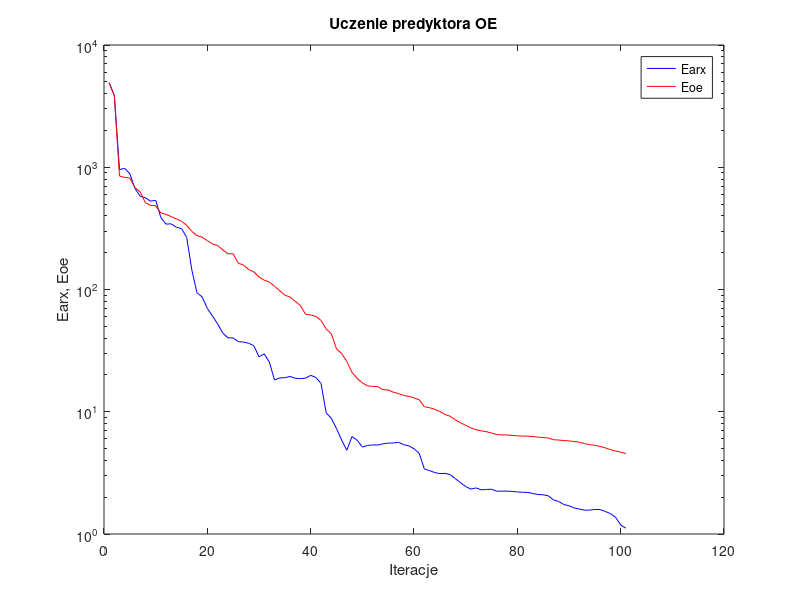
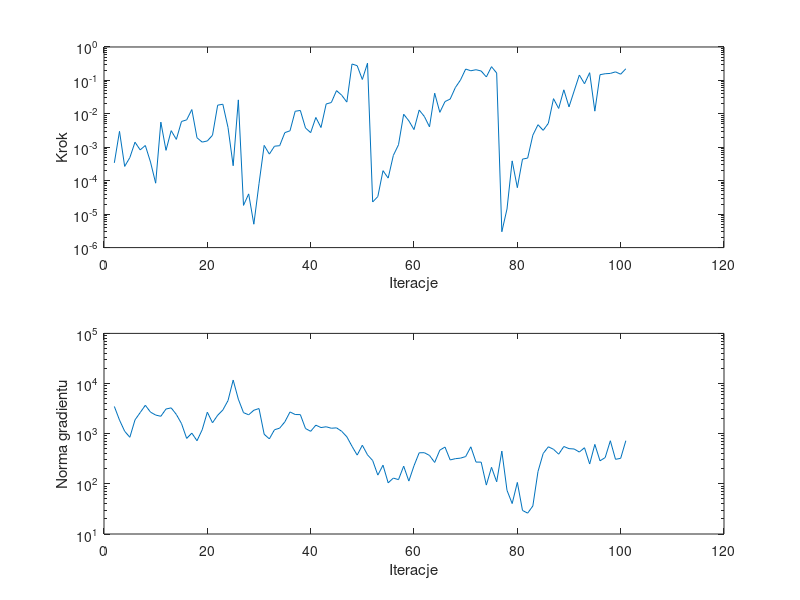

The MATLAB script that drew these images, in order:
%uczenie predyktora oe
clear all;
n=0; farx(n+1)=4.926781e+003; foe(n+1)=4.893228e+003; wspucz(n+1)=0.000000e+000; ng(n+1)=0.000000e+000;
%odnowa zmiennej metryki
n=1; farx(n+1)=3.852510e+003; foe(n+1)=3.847056e+003; krok(n+1)=3.423805e-004; ng(n+1)=3.492247e+003;
n=2; farx(n+1)=9.578688e+002; foe(n+1)=8.487838e+002; krok(n+1)=2.999882e-003; ng(n+1)=1.869161e+003;
n=3; farx(n+1)=9.796008e+002; foe(n+1)=8.256961e+002; krok(n+1)=2.681146e-004; ng(n+1)=1.119594e+003;
n=4; farx(n+1)=8.848651e+002; foe(n+1)=8.148881e+002; krok(n+1)=4.912716e-004; ng(n+1)=8.485172e+002;
n=5; farx(n+1)=6.702007e+002; foe(n+1)=6.824355e+002; krok(n+1)=1.420248e-003; ng(n+1)=1.885589e+003;
n=6; farx(n+1)=5.798197e+002; foe(n+1)=6.274495e+002; krok(n+1)=8.374265e-004; ng(n+1)=2.633199e+003;
n=7; farx(n+1)=5.635590e+002; foe(n+1)=5.138062e+002; krok(n+1)=1.130654e-003; ng(n+1)=3.689591e+003;
n=8; farx(n+1)=5.277879e+002; foe(n+1)=4.873884e+002; krok(n+1)=3.620082e-004; ng(n+1)=2.691391e+003;
n=9; farx(n+1)=5.365571e+002; foe(n+1)=4.843120e+002; krok(n+1)=8.440914e-005; ng(n+1)=2.353616e+003;
n=10; farx(n+1)=3.885260e+002; foe(n+1)=4.235853e+002; krok(n+1)=5.654998e-003; ng(n+1)=2.223741e+003;
n=11; farx(n+1)=3.426534e+002; foe(n+1)=4.112250e+002; krok(n+1)=8.106441e-004; ng(n+1)=3.106294e+003;
n=12; farx(n+1)=3.445625e+002; foe(n+1)=3.952689e+002; krok(n+1)=3.146871e-003; ng(n+1)=3.273172e+003;
n=13; farx(n+1)=3.230938e+002; foe(n+1)=3.781741e+002; krok(n+1)=1.723278e-003; ng(n+1)=2.420886e+003;
n=14; farx(n+1)=3.150270e+002; foe(n+1)=3.615469e+002; krok(n+1)=5.915258e-003; ng(n+1)=1.592505e+003;
n=15; farx(n+1)=2.675405e+002; foe(n+1)=3.351346e+002; krok(n+1)=6.607631e-003; ng(n+1)=8.050021e+002;
n=16; farx(n+1)=1.442191e+002; foe(n+1)=2.989159e+002; krok(n+1)=1.345640e-002; ng(n+1)=1.026658e+003;
n=17; farx(n+1)=9.397759e+001; foe(n+1)=2.757129e+002; krok(n+1)=1.925691e-003; ng(n+1)=7.235276e+002;
n=18; farx(n+1)=8.691432e+001; foe(n+1)=2.680371e+002; krok(n+1)=1.427772e-003; ng(n+1)=1.194901e+003;
n=19; farx(n+1)=6.995382e+001; foe(n+1)=2.506066e+002; krok(n+1)=1.548092e-003; ng(n+1)=2.684761e+003;
n=20; farx(n+1)=6.063753e+001; foe(n+1)=2.359662e+002; krok(n+1)=2.293321e-003; ng(n+1)=1.651494e+003;
n=21; farx(n+1)=5.223408e+001; foe(n+1)=2.289181e+002; krok(n+1)=1.818608e-002; ng(n+1)=2.332811e+003;
n=22; farx(n+1)=4.393611e+001; foe(n+1)=2.106351e+002; krok(n+1)=1.940797e-002; ng(n+1)=2.969529e+003;
n=23; farx(n+1)=4.024043e+001; foe(n+1)=1.960828e+002; krok(n+1)=3.928808e-003; ng(n+1)=4.569139e+003;
n=24; farx(n+1)=4.015986e+001; foe(n+1)=1.958201e+002; krok(n+1)=2.808967e-004; ng(n+1)=1.173836e+004;
n=25; farx(n+1)=3.744067e+001; foe(n+1)=1.637180e+002; krok(n+1)=2.617232e-002; ng(n+1)=4.878912e+003;
%odnowa zmiennej metryki
n=26; farx(n+1)=3.716273e+001; foe(n+1)=1.587798e+002; krok(n+1)=1.829642e-005; ng(n+1)=2.628113e+003;
n=27; farx(n+1)=3.635099e+001; foe(n+1)=1.454688e+002; krok(n+1)=4.037383e-005; ng(n+1)=2.381805e+003;
n=28; farx(n+1)=3.468159e+001; foe(n+1)=1.396336e+002; krok(n+1)=5.005977e-006; ng(n+1)=2.935095e+003;
n=29; farx(n+1)=2.812864e+001; foe(n+1)=1.265864e+002; krok(n+1)=8.147519e-005; ng(n+1)=3.175554e+003;
n=30; farx(n+1)=2.974926e+001; foe(n+1)=1.193058e+002; krok(n+1)=1.141051e-003; ng(n+1)=9.750489e+002;
n=31; farx(n+1)=2.550380e+001; foe(n+1)=1.149034e+002; krok(n+1)=6.250570e-004; ng(n+1)=7.883205e+002;
n=32; farx(n+1)=1.818131e+001; foe(n+1)=1.064481e+002; krok(n+1)=1.078226e-003; ng(n+1)=1.199802e+003;
n=33; farx(n+1)=1.890641e+001; foe(n+1)=9.779777e+001; krok(n+1)=1.116025e-003; ng(n+1)=1.290027e+003;
n=34; farx(n+1)=1.900232e+001; foe(n+1)=8.989424e+001; krok(n+1)=2.742688e-003; ng(n+1)=1.722603e+003;
n=35; farx(n+1)=1.943531e+001; foe(n+1)=8.677108e+001; krok(n+1)=3.113587e-003; ng(n+1)=2.712962e+003;
n=36; farx(n+1)=1.878993e+001; foe(n+1)=8.006614e+001; krok(n+1)=1.193571e-002; ng(n+1)=2.413733e+003;
n=37; farx(n+1)=1.866508e+001; foe(n+1)=7.408036e+001; krok(n+1)=1.264842e-002; ng(n+1)=2.400006e+003;
n=38; farx(n+1)=1.881625e+001; foe(n+1)=6.284957e+001; krok(n+1)=3.779257e-003; ng(n+1)=1.268307e+003;
n=39; farx(n+1)=1.986495e+001; foe(n+1)=6.189319e+001; krok(n+1)=2.742688e-003; ng(n+1)=1.115784e+003;
n=40; farx(n+1)=1.906252e+001; foe(n+1)=6.027739e+001; krok(n+1)=7.805422e-003; ng(n+1)=1.479776e+003;
n=41; farx(n+1)=1.707226e+001; foe(n+1)=5.588335e+001; krok(n+1)=3.899772e-003; ng(n+1)=1.325362e+003;
n=42; farx(n+1)=9.805289e+000; foe(n+1)=4.756135e+001; krok(n+1)=1.973299e-002; ng(n+1)=1.374599e+003;
n=43; farx(n+1)=8.837910e+000; foe(n+1)=4.335593e+001; krok(n+1)=2.183177e-002; ng(n+1)=1.285007e+003;
n=44; farx(n+1)=7.285865e+000; foe(n+1)=3.272515e+001; krok(n+1)=4.953895e-002; ng(n+1)=1.308422e+003;
n=45; farx(n+1)=5.866030e+000; foe(n+1)=2.992609e+001; krok(n+1)=3.616714e-002; ng(n+1)=1.117403e+003;
n=46; farx(n+1)=4.841149e+000; foe(n+1)=2.574450e+001; krok(n+1)=2.251094e-002; ng(n+1)=8.686097e+002;
n=47; farx(n+1)=6.266889e+000; foe(n+1)=2.101168e+001; krok(n+1)=3.098659e-001; ng(n+1)=5.607905e+002;
n=48; farx(n+1)=5.848161e+000; foe(n+1)=1.872457e+001; krok(n+1)=2.760258e-001; ng(n+1)=3.742490e+002;
n=49; farx(n+1)=5.148044e+000; foe(n+1)=1.723432e+001; krok(n+1)=1.067078e-001; ng(n+1)=5.889362e+002;
n=50; farx(n+1)=5.298997e+000; foe(n+1)=1.627012e+001; krok(n+1)=3.282103e-001; ng(n+1)=3.790499e+002;
%odnowa zmiennej metryki
n=51; farx(n+1)=5.350735e+000; foe(n+1)=1.612686e+001; krok(n+1)=2.307378e-005; ng(n+1)=2.917193e+002;
n=52; farx(n+1)=5.347871e+000; foe(n+1)=1.607096e+001; krok(n+1)=3.369455e-005; ng(n+1)=1.493892e+002;
n=53; farx(n+1)=5.465124e+000; foe(n+1)=1.515305e+001; krok(n+1)=2.000284e-004; ng(n+1)=2.357127e+002;
n=54; farx(n+1)=5.540778e+000; foe(n+1)=1.505760e+001; krok(n+1)=1.197023e-004; ng(n+1)=1.048022e+002;
n=55; farx(n+1)=5.551602e+000; foe(n+1)=1.445851e+001; krok(n+1)=5.704577e-004; ng(n+1)=1.303268e+002;
n=56; farx(n+1)=5.626260e+000; foe(n+1)=1.410147e+001; krok(n+1)=1.191878e-003; ng(n+1)=1.213511e+002;
n=57; farx(n+1)=5.377021e+000; foe(n+1)=1.360111e+001; krok(n+1)=9.752865e-003; ng(n+1)=2.256047e+002;
n=58; farx(n+1)=5.256248e+000; foe(n+1)=1.335273e+001; krok(n+1)=6.192369e-003; ng(n+1)=1.135774e+002;
n=59; farx(n+1)=4.980264e+000; foe(n+1)=1.299488e+001; krok(n+1)=3.386820e-003; ng(n+1)=2.295974e+002;
n=60; farx(n+1)=4.576341e+000; foe(n+1)=1.252479e+001; krok(n+1)=1.299379e-002; ng(n+1)=4.161686e+002;
n=61; farx(n+1)=3.405530e+000; foe(n+1)=1.100526e+001; krok(n+1)=8.378898e-003; ng(n+1)=4.180477e+002;
n=62; farx(n+1)=3.300023e+000; foe(n+1)=1.079604e+001; krok(n+1)=4.083230e-003; ng(n+1)=3.684943e+002;
n=63; farx(n+1)=3.183615e+000; foe(n+1)=1.048359e+001; krok(n+1)=4.149438e-002; ng(n+1)=2.671140e+002;
n=64; farx(n+1)=3.120745e+000; foe(n+1)=1.005075e+001; krok(n+1)=1.109636e-002; ng(n+1)=4.703020e+002;
n=65; farx(n+1)=3.132782e+000; foe(n+1)=9.502414e+000; krok(n+1)=2.331822e-002; ng(n+1)=5.411471e+002;
n=66; farx(n+1)=3.059508e+000; foe(n+1)=9.190908e+000; krok(n+1)=2.768235e-002; ng(n+1)=2.997777e+002;
n=67; farx(n+1)=2.831736e+000; foe(n+1)=8.581355e+000; krok(n+1)=6.101994e-002; ng(n+1)=3.176033e+002;
n=68; farx(n+1)=2.634682e+000; foe(n+1)=8.129154e+000; krok(n+1)=1.032026e-001; ng(n+1)=3.256914e+002;
n=69; farx(n+1)=2.444262e+000; foe(n+1)=7.748100e+000; krok(n+1)=2.186494e-001; ng(n+1)=3.499190e+002;
n=70; farx(n+1)=2.330135e+000; foe(n+1)=7.384749e+000; krok(n+1)=1.943277e-001; ng(n+1)=5.475706e+002;
n=71; farx(n+1)=2.382708e+000; foe(n+1)=7.128437e+000; krok(n+1)=2.088513e-001; ng(n+1)=2.717775e+002;
n=72; farx(n+1)=2.299809e+000; foe(n+1)=6.980010e+000; krok(n+1)=1.913888e-001; ng(n+1)=2.710701e+002;
n=73; farx(n+1)=2.313129e+000; foe(n+1)=6.873481e+000; krok(n+1)=1.269153e-001; ng(n+1)=9.451504e+001;
n=74; farx(n+1)=2.324602e+000; foe(n+1)=6.698556e+000; krok(n+1)=2.577747e-001; ng(n+1)=2.137884e+002;
n=75; farx(n+1)=2.240475e+000; foe(n+1)=6.508975e+000; krok(n+1)=1.663330e-001; ng(n+1)=1.098014e+002;
%odnowa zmiennej metryki
n=76; farx(n+1)=2.241229e+000; foe(n+1)=6.466341e+000; krok(n+1)=2.980900e-006; ng(n+1)=4.498974e+002;
n=77; farx(n+1)=2.241554e+000; foe(n+1)=6.459769e+000; krok(n+1)=1.430061e-005; ng(n+1)=7.429531e+001;
n=78; farx(n+1)=2.231554e+000; foe(n+1)=6.410418e+000; krok(n+1)=3.921839e-004; ng(n+1)=4.045661e+001;
n=79; farx(n+1)=2.207390e+000; foe(n+1)=6.354263e+000; krok(n+1)=6.197037e-005; ng(n+1)=1.068402e+002;
n=80; farx(n+1)=2.194357e+000; foe(n+1)=6.326274e+000; krok(n+1)=4.430569e-004; ng(n+1)=2.949333e+001;
n=81; farx(n+1)=2.189366e+000; foe(n+1)=6.314288e+000; krok(n+1)=4.755968e-004; ng(n+1)=2.605787e+001;
n=82; farx(n+1)=2.144140e+000; foe(n+1)=6.262489e+000; krok(n+1)=2.298967e-003; ng(n+1)=3.622869e+001;
n=83; farx(n+1)=2.103115e+000; foe(n+1)=6.202912e+000; krok(n+1)=4.742276e-003; ng(n+1)=1.762489e+002;
n=84; farx(n+1)=2.092737e+000; foe(n+1)=6.146156e+000; krok(n+1)=3.209934e-003; ng(n+1)=4.024150e+002;
n=85; farx(n+1)=2.053873e+000; foe(n+1)=6.094952e+000; krok(n+1)=5.208348e-003; ng(n+1)=5.481100e+002;
n=86; farx(n+1)=1.897995e+000; foe(n+1)=5.904127e+000; krok(n+1)=2.847603e-002; ng(n+1)=4.888769e+002;
n=87; farx(n+1)=1.845898e+000; foe(n+1)=5.870200e+000; krok(n+1)=1.450364e-002; ng(n+1)=3.903541e+002;
n=88; farx(n+1)=1.743733e+000; foe(n+1)=5.808046e+000; krok(n+1)=5.234463e-002; ng(n+1)=5.556049e+002;
n=89; farx(n+1)=1.700927e+000; foe(n+1)=5.778133e+000; krok(n+1)=1.618413e-002; ng(n+1)=5.035455e+002;
n=90; farx(n+1)=1.634230e+000; foe(n+1)=5.705197e+000; krok(n+1)=4.852216e-002; ng(n+1)=4.956357e+002;
n=91; farx(n+1)=1.600168e+000; foe(n+1)=5.632138e+000; krok(n+1)=1.451056e-001; ng(n+1)=4.306719e+002;
n=92; farx(n+1)=1.566631e+000; foe(n+1)=5.493179e+000; krok(n+1)=7.959957e-002; ng(n+1)=5.250509e+002;
n=93; farx(n+1)=1.568107e+000; foe(n+1)=5.379581e+000; krok(n+1)=1.702433e-001; ng(n+1)=2.484893e+002;
n=94; farx(n+1)=1.587491e+000; foe(n+1)=5.317236e+000; krok(n+1)=1.204622e-002; ng(n+1)=6.122982e+002;
n=95; farx(n+1)=1.583851e+000; foe(n+1)=5.203471e+000; krok(n+1)=1.482616e-001; ng(n+1)=2.880485e+002;
n=96; farx(n+1)=1.530630e+000; foe(n+1)=5.072385e+000; krok(n+1)=1.583927e-001; ng(n+1)=3.337352e+002;
n=97; farx(n+1)=1.469345e+000; foe(n+1)=4.900697e+000; krok(n+1)=1.619492e-001; ng(n+1)=7.238707e+002;
n=98; farx(n+1)=1.371675e+000; foe(n+1)=4.770072e+000; krok(n+1)=1.802050e-001; ng(n+1)=3.085347e+002;
n=99; farx(n+1)=1.184555e+000; foe(n+1)=4.675244e+000; krok(n+1)=1.534454e-001; ng(n+1)=3.226898e+002;
n=100; farx(n+1)=1.115216e+000; foe(n+1)=4.548039e+000; krok(n+1)=2.230542e-001; ng(n+1)=7.257258e+002;

figure; semilogy(farx,'b'); hold on; semilogy(foe,'r'); xlabel('Iteracje'); ylabel('Earx, Eoe'); legend('Earx','Eoe'); title('Uczenie predyktora OE');
figure; subplot(2,1,1); semilogy(krok); xlabel('Iteracje'); ylabel('Krok');
subplot(2,1,2); semilogy(ng); xlabel('Iteracje'); ylabel('Norma gradientu');
Earx=farx(n+1)
Eoe=foe(n+1)
